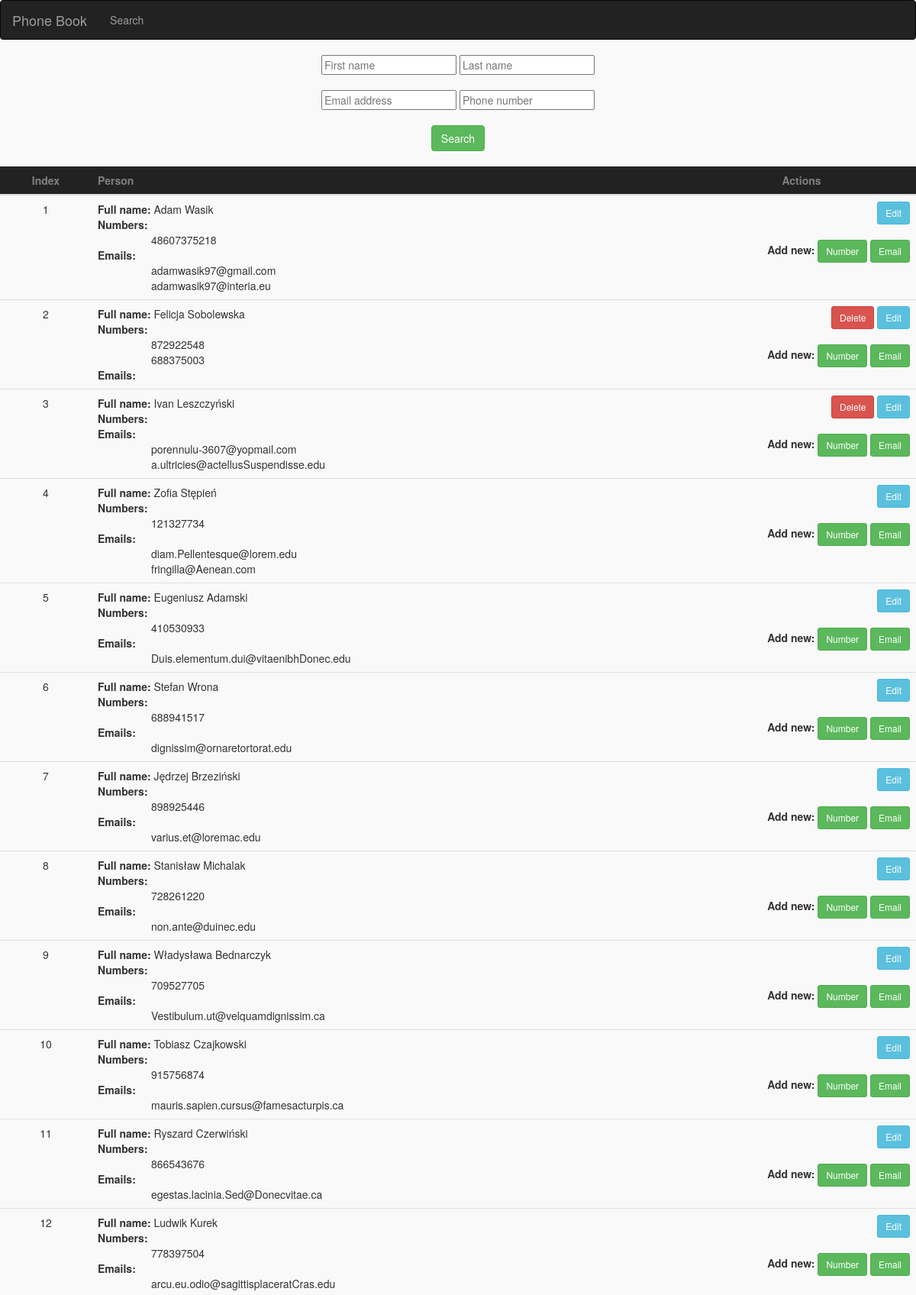
Screenshot of /search (upper part) with the database file from the repository.
### pbook/models.py (models this page shows)
class Osoba(models.Model):
    imie = models.CharField(max_length=50)
    nazwisko = models.CharField(max_length=50)

class Telefon(models.Model):
    osoba = models.ForeignKey(Osoba, editable=False, on_delete=models.CASCADE)
    telefon = models.CharField(max_length=50)

class Email(models.Model):
    osoba = models.ForeignKey(Osoba, editable=False, on_delete=models.CASCADE)
    email = models.EmailField()

### pbook/views.py (the view, shortened to what this page needs)
# urls.py: path('search', views.search),
def search(request):
    form = SearchForm()
    osobaList = Osoba.objects.all()
    telefonList = Telefon.objects.all()
    emailList = Email.objects.all()
    telefonExistList = []
    emailExistList = []
    for tel in telefonList:
        telefonExistList.append(tel.osoba)
    for em in emailList:
        emailExistList.append(em.osoba)
    return render(request, "search.html", {'form': form, 'osobaList' : osobaList, 'telefonList' : telefonList ,'emailList' : emailList, 'telefonExistList' : telefonExistList, 'emailExistList' : emailExistList,})

### pbook/forms.py
class SearchForm(forms.Form):
    name = forms.CharField(required=False, widget=forms.TextInput
                            (attrs={'placeholder': 'First name'}))
    surname = forms.CharField(required=False, widget=forms.TextInput
                            (attrs={'placeholder': 'Last name'}))
    number = forms.CharField(required=False, widget=forms.TextInput
                            (attrs={'placeholder': 'Phone number'}))
    email = forms.CharField(required=False, widget=forms.TextInput
                            (attrs={'placeholder': 'Email address'}))

### pbook/templates/search.html (shortened to what this page needs)
{% extends 'basePage.html' %}
    {% load i18n %}
    {% block content %}
        <div style="text-align:center;">
            <form  method="post" >
                   {{ form.name }}  {{ form.surname }}<br><br>
                   {{ form.email }}  {{ form.number }}<br><br>
                    <button type="submit" class="btn btn-success">Search</button>
            </form><br>
        </div>
<table class="table" width="100%">
            <thead style="background-color:#222222 ">
                <tr>
                    <th style="color:gray" width="10%">
                        <center>
                        Index
                        </center>
                    </th>
                    <th style="color:gray" width="65%">Person</th>
                    <th style="color:gray" width="25%">
                        <center>
                            Actions
                        </center>
                    </th>
                </tr>
            </thead>
        {% for os in osobaList %}
            <tr>
                <td><center>{{ os.id }}</center></td>
                <td>
                    <b>Full name:</b> {{ os.imie }} {{ os.nazwisko }}<br>
                    <b>Numbers:</b><br>
                    {% for tel in telefonList %}
                        {% if os == tel.osoba %}
                            <div class="st">
                                {{ tel.telefon }}<br>
                            </div>
                        {% endif %}
                    {% endfor %}
                    <b>Emails:</b><br>
                        {% for em in emailList %}
                            {% if os == em.osoba %}
                                <div class="st">
                                    {{ em.email }}<br>
                                </div>
                            {% endif %}
                        {% endfor %}
                </td>
                <td style="text-align:right">
                         {% if os not in emailExistList or os not in telefonExistList %}
                     <a href="delete/{{os.id}}"><button type="button" class="btn  btn-danger btn-sm " >Delete</button> </a>
                        {% endif %}
                     <a href="edit/{{os.id}}"><button type="button" class="btn btn-info btn-sm " >Edit</button> </a><br><br>
                     <b> Add new: </b>
                    <a href="addNum/{{os.id}}"><button type="button" class="btn btn-success btn-sm " >Number</button> </a>
                    <a href="addEm/{{os.id}}"><button type="button" class="btn btn-success btn-sm " >Email</button> </a>
                </td>
            </tr>
        {% endfor %}
        </table>
    {% endblock  %}

### pbook/templates/search.html (style rules this page uses)
div.st { padding-left: 70px; }

### pbook/templates/basePage.html (style rules this page uses)
body { background-color:#f9f9f9; }

### rows the page displays
Osoba: id "1", imie "Adam", nazwisko "Wasik"
Telefon: telefon "48607375218"
Email: email "adamwasik97@gmail.com"
Email: email "adamwasik97@interia.eu"
Osoba: id "2", imie "Felicja", nazwisko "Sobolewska"
Telefon: telefon "872922548"
Telefon: telefon "688375003"
Osoba: id "3", imie "Ivan", nazwisko "Leszczyński"
Email: email "porennulu-3607@yopmail.com"
Email: email "a.ultricies@actellusSuspendisse.edu"
Osoba: id "4", imie "Zofia", nazwisko "Stępień"
Telefon: telefon "121327734"
Email: email "diam.Pellentesque@lorem.edu"
Email: email "fringilla@Aenean.com"
Osoba: id "5", imie "Eugeniusz", nazwisko "Adamski"
Telefon: telefon "410530933"
Email: email "Duis.elementum.dui@vitaenibhDonec.edu"
Osoba: id "6", imie "Stefan", nazwisko "Wrona"
Telefon: telefon "688941517"
Email: email "dignissim@ornaretortorat.edu"
Osoba: id "7", imie "Jędrzej", nazwisko "Brzeziński"
Telefon: telefon "898925446"
Email: email "varius.et@loremac.edu"
Osoba: id "8", imie "Stanisław", nazwisko "Michalak"
Telefon: telefon "728261220"
Email: email "non.ante@duinec.edu"
Osoba: id "9", imie "Władysława", nazwisko "Bednarczyk"
Telefon: telefon "709527705"
Email: email "Vestibulum.ut@velquamdignissim.ca"
Osoba: id "10", imie "Tobiasz", nazwisko "Czajkowski"
Telefon: telefon "915756874"
Email: email "mauris.sapien.cursus@famesacturpis.ca"
Osoba: id "11", imie "Ryszard", nazwisko "Czerwiński"
Telefon: telefon "866543676"
Email: email "egestas.lacinia.Sed@Donecvitae.ca"
Osoba: id "12", imie "Ludwik", nazwisko "Kurek"
Telefon: telefon "778397504"
Email: email "arcu.eu.odio@sagittisplaceratCras.edu"
